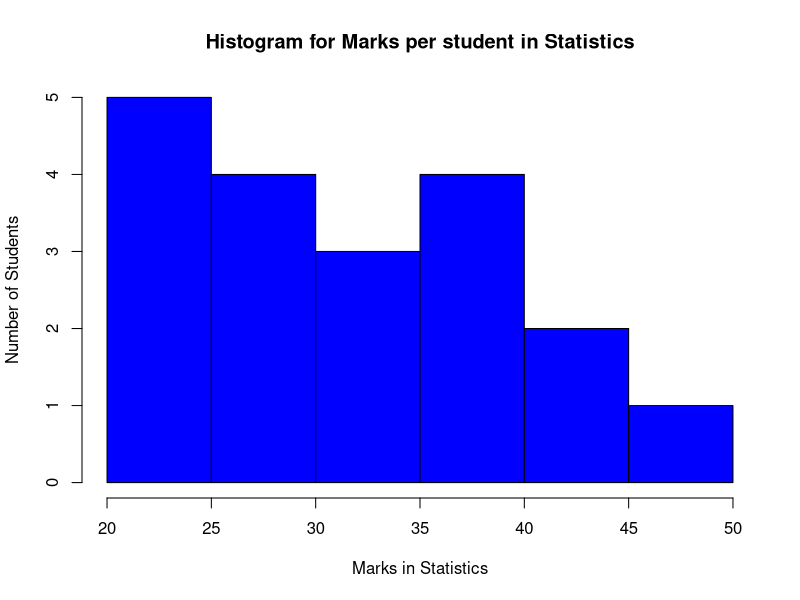

This figure's R source:
#dataset as in question
marks_in_stats<- c(20, 25, 30, 35, 40, 45)
no_of_students<- c(5,4,3,4,2,1)
dataframe<- data.frame(marks_in_stats, no_of_students)
dataframe


marks<- c(20,21,22,23,24,26,27,28,28,31,32,33,39,36,38,37,42,43,46)
hist(marks, 
     main="Histogram for Marks per student in Statistics", 
     xlab="Marks in Statistics",
     ylab = "Number of Students",
     border="black", 
     col="blue",
     xlim = c(20,50),
     ylim = c(0,5),
     breaks = 6
)
summary(marks)
(marks)


#function for finding mode
finding_mode<- function(vec_five)
{
        counter <- c()
        i <- 1
        for(number1 in vec_five[1: (length(vec_five) - 1)])
        {
                i<- i + 1
                j<- 1
                for(number2 in vec_five[i: length(vec_five)])
                {
                        if(number1 == number2) #checking if numbers are repeated
                                j<- j + 1
                }
                counter<- c(counter, j)
        }
        counter
        
        data<- max(counter) #finding maximum number in counter vector
        
        mode_vec<- c() #declaring another vector to store the mode
        
        for(number in 1: length(counter))
        {
                if(data == counter[number])
                        mode_vec<- c(mode_vec, vec_five[number])
        }
        return(mode_vec)
}
print(finding_mode(marks))
